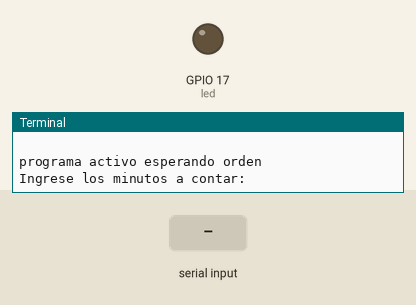
This program was run on a simulated Raspberry Pi (BCM pin numbers). On the bench: output pins drawn as LEDs (lit = HIGH), the last lines printed to the terminal. The inputs (shaded band) are chosen by the test bench. The clock reads 2024-03-15 10:24:30 at power-on unless the program sets it.

Above: at 1.2 s.
1.3 s: "5" typed at the terminal, then Enter
At 2.0 s:
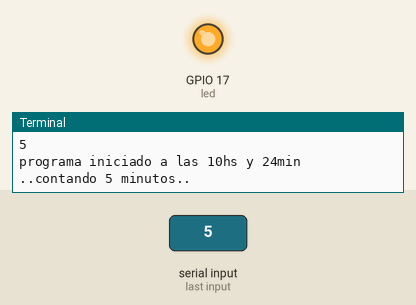
Timing chart, 0 to 4.3 s (numbered marks = the images above; inputs shaded):
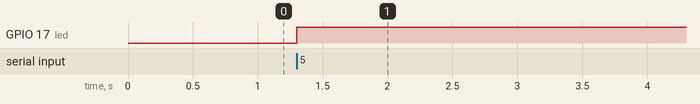

Measured:
- after the input at 1.3 s, GPIO 17 (led): LOW → HIGH at once

The program:

temporizador_rele-solido_raspberry-sinGrafica-etapa11.py
```python
#temporizador_rele-solido_raspberry-sinGrafica
titulo ='''
###########################################
Este programa controla un rele solido sin grafica en el
pin11 GPIO17
es sin grafica para que sea liviano y tenga menos problemas
para usarlo por ssh en un raspberry chiquita tipo zero2w

etapa11
agrega una validacion de ingreso,
en realidad prefiero disparar una excepcion

posibles mejoras:
podria tener botones fisicos de control
podria tener comandos de control

AUTHOR: diegocarrizo85@gmail.com
###########################################
'''
print(titulo)

import time
from gpiozero import LED

led = LED(17) # corresponde al pin11

#variables globales
minuto_programado = 50 #este valor en esta etapa se sobreescribe
bandera_contando = True
bandera_minuto_mostrado = False
minuto_mostrado = 0
mensaje_mostrado = False

#inicializo el rele apagado
led.off()
try:
    print("programa activo esperando orden")
    minuto_programado = int(input("Ingrese los minutos a contar: "))

    hora_actual = time.strftime("%H")
    minuto_actual = time.strftime("%M")
    print(f"programa iniciado a las {hora_actual}hs y {minuto_actual}min")
    print(f"..contando {minuto_programado} minutos..")

    #tiempo inicial
    tiempo_inicial_segundos = time.time()
    #prendo yo aca el rele a mano
    led.on()

    #hacer un loop

    while bandera_contando == True :
        tiempo_actual_segundos = time.time()
        tiempo_transcurrido_segundos = tiempo_actual_segundos-tiempo_inicial_segundos
        minuto_transcurrido = int(tiempo_transcurrido_segundos // 60)

        if minuto_transcurrido != minuto_mostrado:
            print(f"minuto_transcurrido: {minuto_transcurrido} de {minuto_programado} minutos")
            bandera_minuto_mostrado = True
            minuto_mostrado = minuto_transcurrido
        else:
            bandera_minuto_mostrado = False

        if (bandera_contando == True) and (minuto_transcurrido >= minuto_programado):
            led.off()
            bandera_contando = False
            if not mensaje_mostrado:#false
                print(f"Rele Apagado por tiempo transcurrido de {minuto_programado} minutos")
                mensaje_mostrado = True

        time.sleep(1)#supuestamente este sleep relaja el sistema y da tiempo a procesar una excepcion

except KeyboardInterrupt:
    print("programa detenido por ctrl c")
    bandera_contando = False
    led.off()
except ValueError:
    print("\n\n[!] Error: Se esperaba que ingresaras un número entero.")
    bandera_contando = False
    led.off()
finally:
    led.off()
    bandera_contando = False
    #led.close()  #esta linea hace que el pin quede flotante
    print("pin11 gpio17 puesto a cero")
    hora_actual = time.strftime("%H")
    minuto_actual = time.strftime("%M")
    print(f"programa finalizado a las {hora_actual}hs y {minuto_actual}min")
```
